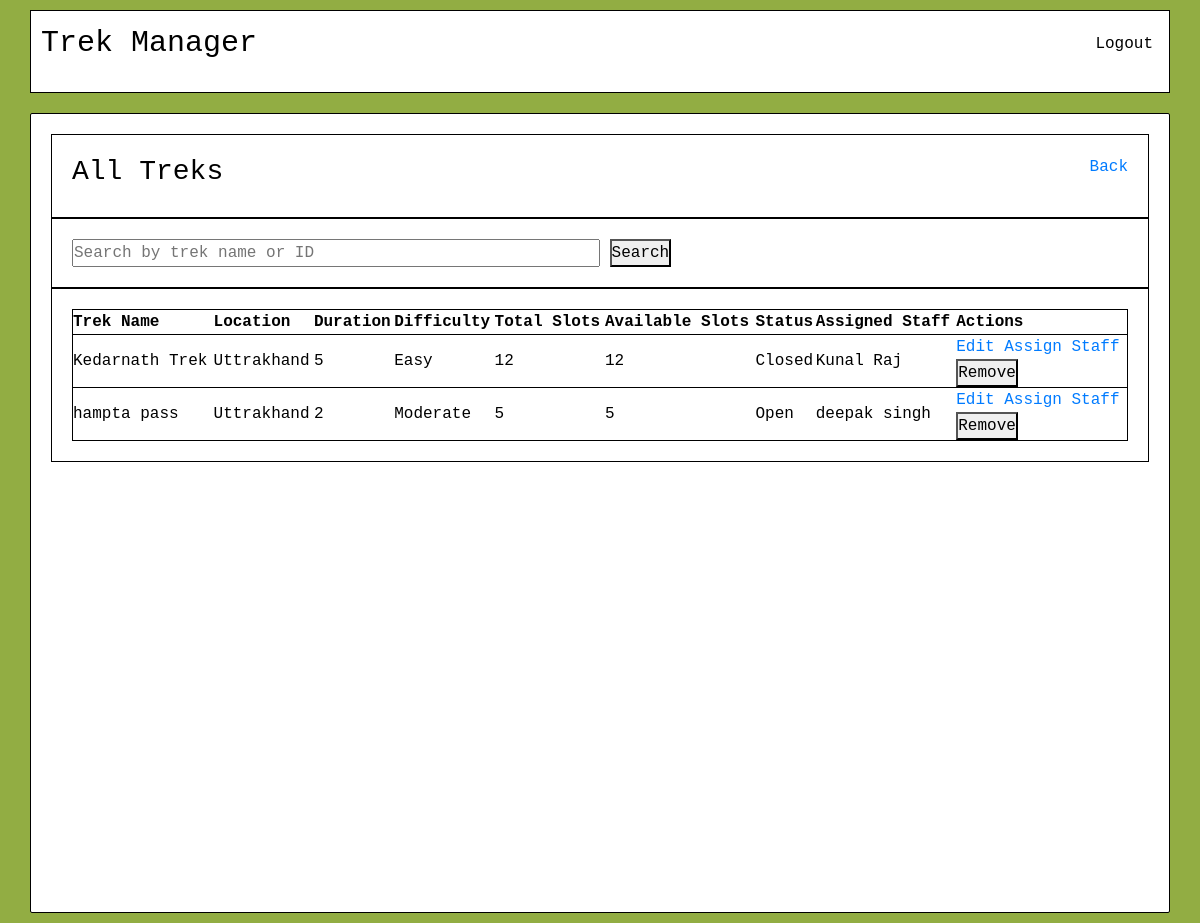
Screenshot of /admin/view_treks (signed in) with the database file from the repository.
### models.py (models this page shows)
class Trek(db.Model):
    __tablename__ = "treks"
    id = db.Column(db.Integer, primary_key=True)
    title = db.Column(db.String(150), nullable=False)
    location = db.Column(db.String(100), nullable=False)
    difficulty = db.Column(db.String(20), nullable=False)
    duration = db.Column(db.Integer, nullable=False)
    total_slots = db.Column(db.Integer, nullable=False)
    available_slots = db.Column(db.Integer, nullable=False)
    status = db.Column(db.String(20), default="Pending")   # will track if Pending / Approved / Open / Closed / Completed
    start_date = db.Column(db.DateTime, nullable=False)
    end_date = db.Column(db.DateTime, nullable=False)
    is_removed = db.Column(db.Boolean, nullable=False, default=False)
    staff_id = db.Column(db.Integer, db.ForeignKey("users.id"), nullable=True)
    bookings = db.relationship("Booking", backref="trek", lazy=True)

class User(db.Model):
    __tablename__ = "users"
    id = db.Column(db.Integer, primary_key=True)
    name = db.Column(db.String(100), nullable=False)
    email = db.Column(db.String(120), unique=True, nullable=False)
    password = db.Column(db.String(200), nullable=False)
    contact = db.Column(db.String(20), nullable=True)
    role = db.Column(db.String(20), nullable=False, default="Trekker")
    is_blacklisted = db.Column(db.Boolean, default=False, nullable=False)
    treks_managed = db.relationship("Trek", backref="manager", lazy=True)
    bookings = db.relationship("Booking", backref="trekker", lazy=True, cascade="all, delete-orphan")
    staff_profile = db.relationship("StaffProfile", backref="user", uselist=False, cascade="all, delete-orphan")

### admin.py (the view)
@admin.route("/view_treks", methods=['GET'])
def view_treks():
    search = request.args.get('search', "")
    query = Trek.query.filter_by(is_removed=False)
    if search:
        if search.isdigit():
            query = query.filter(Trek.id == int(search))
        else:
            query = query.filter(Trek.title.ilike(f"%{search}%"))
    all_treks = query.all()
    return render_template("admin/view_treks.html", all_treks=all_treks, search=search)

### admin.py (called while the page is built)
@admin.before_request
def check_admin():
    if not session.get('user_id'):
        flash("Please log in to continue.", "error")
        return redirect(url_for('auth.login'))
    if session.get('role') != "Admin":
        flash("Unauthorised access.", "warning")
        return redirect(url_for('auth.login'))

### templates/admin/view_treks.html (shortened to what this page needs)
{% extends "base.html" %}
{% block content %}
    <div class="dash-container">
        <div class="admin-dash-head">
            <h3>All Treks</h3>
            <a href="{{ url_for('admin.dashboard') }}">Back</a>
        </div>
        <div class="search-box">
            <form action="{{ url_for('admin.view_treks') }}" method="GET">
                <input type="text" name="search" value="{{ search }}" placeholder="Search by trek name or ID">
                <button type="submit">Search</button>
            </form>
        </div>
        <div class="list-box">
            <div class="trek-list">
                <table>
                    <tr>
                        <th>Trek Name</th>
                        <th>Location</th>
                        <th>Duration</th>
                        <th>Difficulty</th>
                        <th>Total Slots</th>
                        <th>Available Slots</th>
                        <th>Status</th>
                        <th>Assigned Staff</th>
                        <th>Actions</th>
                    </tr>
                    {% for trek in all_treks %}
                    <tr>
                        <td>{{ trek.title }}</td>
                        <td>{{ trek.location }}</td>
                        <td>{{ trek.duration }}</td>
                        <td>{{ trek.difficulty }}</td>
                        <td>{{ trek.total_slots }}</td>
                        <td>{{ trek.available_slots }}</td>
                        <td>{{ trek.status }}</td>
                        <td>{{ trek.manager.name if trek.manager else "Unassigned" }}</td>
                        <td>
                            <a href="{{ url_for('admin.edit_trek', trek_id=trek.id) }}">Edit</a>
                            <a href="{{ url_for('admin.assign_staff', trek_id=trek.id) }}">Assign Staff</a>
                            <form action="{{ url_for('admin.remove_trek', trek_id=trek.id) }}" method="POST">
                                <button type="submit">Remove</button>
                            </form>
                        </td>
                    </tr>
                    {% endfor %}
                </table>
            </div>
        </div>
    </div>
{% endblock %}

### static/style.css (style rules this page uses)
* { margin: 0; padding: 0; font-family: monospace; box-sizing: border-box; }
body { background-color: rgb(146, 173, 67); display: flex; flex-direction: column; align-items: center; min-height: 100vh; }
.dash-container { margin: 10px auto; padding: 20px; width: 95%; height: 100vh; border: 1px solid black; border-radius: 2px; color: rgb(0, 0, 0); background-color: rgb(255, 255, 255); }
.admin-dash-head { border: 1px solid black; display: flex; justify-content: space-between; padding: 20px; }
.trek-list { border: 1px solid black; padding: 20px; }
.trek-list table { border: 1px solid black; padding: 5px; width: 100%; }
.trek-list tr { border: 1px solid black; padding: 5px; }
.search-box { border: 1px solid black; padding: 20px; }
.search-box input { width: 50%; }

### rows the page displays
Trek: title "Kedarnath Trek", location "Uttrakhand", duration "5", difficulty "Easy", total_slots "12", available_slots "12", status "Closed", manager "Kunal Raj"
Trek: title "hampta pass", location "Uttrakhand", duration "2", difficulty "Moderate", total_slots "5", available_slots "5", status "Open", manager "deepak singh"
